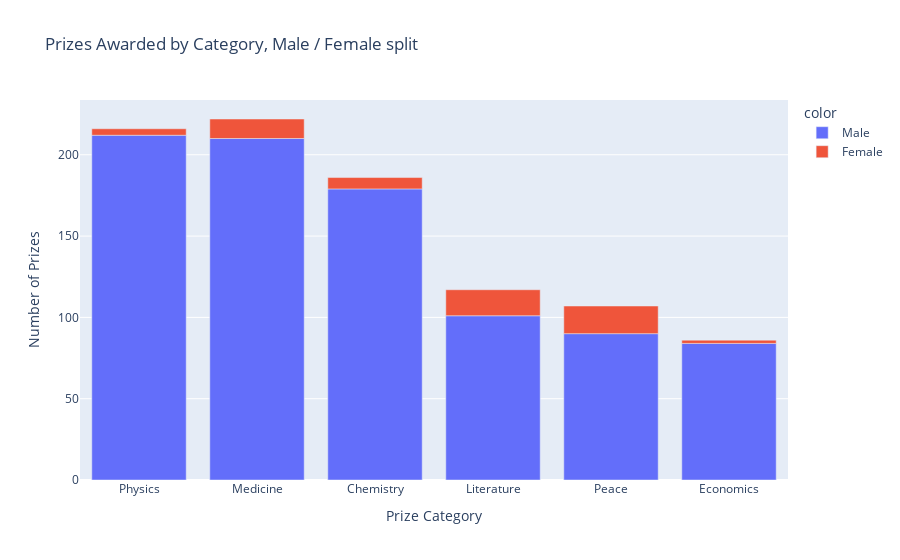

Write notebook code for a chart like this one.
### Code cell
bar = px.bar(
    x = data_mf.category,
    y = data_mf.prize,
    color = data_mf.sex,
    title = 'Prizes Awarded by Category, Male / Female split'
)
bar.update_layout(
    xaxis_title='Prize Category',
    yaxis_title='Number of Prizes'
)

### Figure 1 — Plotly figure (JSON) as saved in the notebook; plotly's stock layout.template omitted (floating-point values rounded to 4 significant figures)
{"data": [{"alignmentgroup": "True", "hovertemplate": "color=Male<br>x=%{x}<br>y=%{y}<extra></extra>", "legendgroup": "Male", "marker": {"color": "#636efa", "pattern": {"shape": ""}}, "name": "Male", "offsetgroup": "Male", "orientation": "v", "showlegend": true, "textposition": "auto", "type": "bar", "x": ["Physics", "Medicine", "Chemistry", "Literature", "Peace", "Economics"], "xaxis": "x", "y": [212, 210, 179, 101, 90, 84], "yaxis": "y"}, {"alignmentgroup": "True", "hovertemplate": "color=Female<br>x=%{x}<br>y=%{y}<extra></extra>", "legendgroup": "Female", "marker": {"color": "#EF553B", "pattern": {"shape": ""}}, "name": "Female", "offsetgroup": "Female", "orientation": "v", "showlegend": true, "textposition": "auto", "type": "bar", "x": ["Peace", "Literature", "Medicine", "Chemistry", "Physics", "Economics"], "xaxis": "x", "y": [17, 16, 12, 7, 4, 2], "yaxis": "y"}], "layout": {"autosize": true, "barmode": "relative", "legend": {"title": {"text": "color"}, "tracegroupgap": 0}, "title": {"text": "Prizes Awarded by Category, Male / Female split"}, "xaxis": {"anchor": "y", "autorange": true, "domain": [0, 1], "range": [-0.5, 5.5], "title": {"text": "Prize Category"}, "type": "category"}, "yaxis": {"anchor": "x", "autorange": true, "domain": [0, 1], "range": [0, 233.7], "title": {"text": "Number of Prizes"}, "type": "linear"}}}
